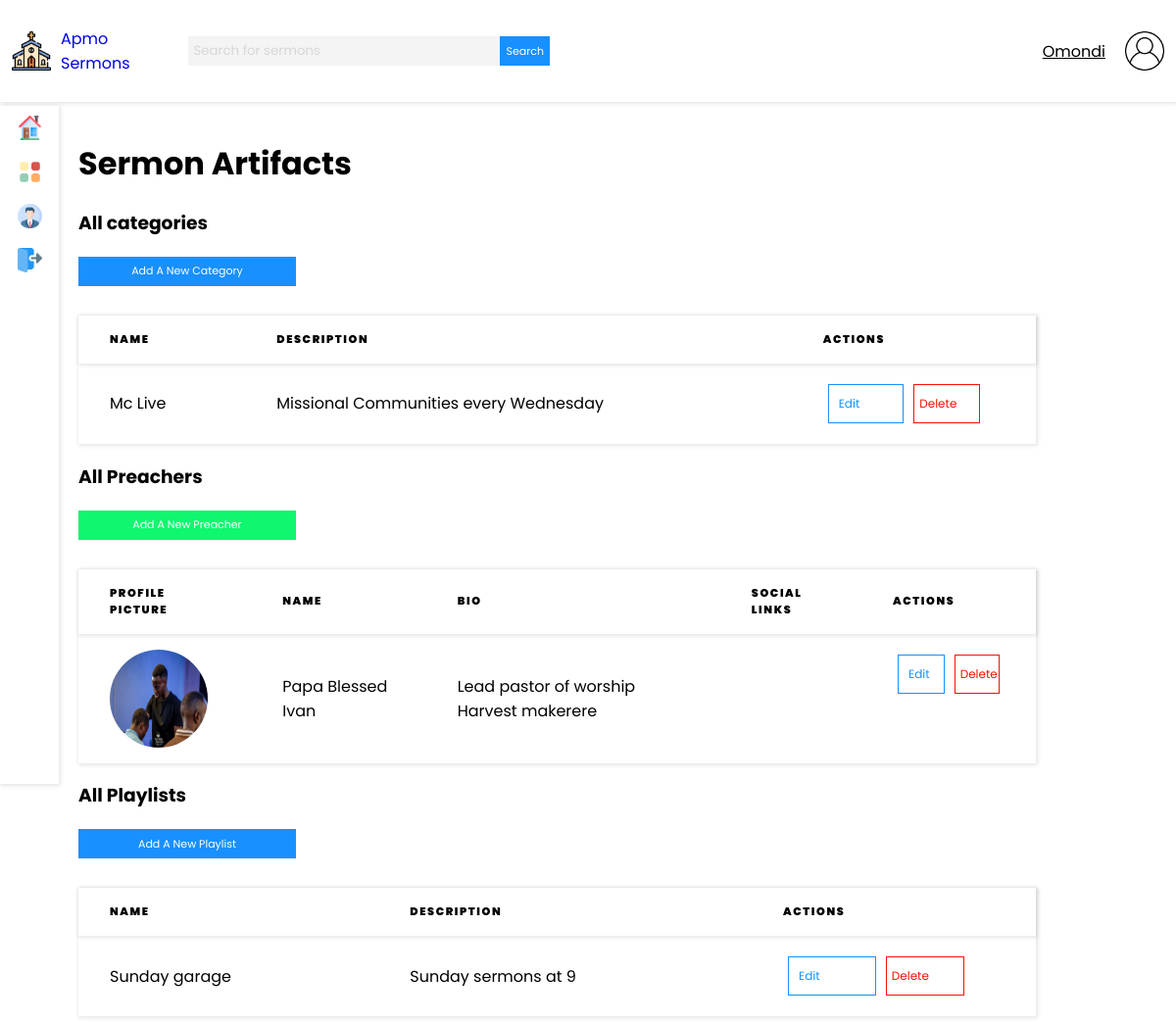
Page /categories/ (signed in) on the committed database.
### base_apmo/models.py (models this page shows, shortened)
class Category(models.Model):
    name = models.CharField(max_length=200)
    description = models.TextField(null=True, blank=True)

class Preacher(models.Model):
    name = models.CharField(max_length=255)
    bio = models.TextField()
    profile_picture = models.ImageField(upload_to='images/preachers/', null=True, blank=True)
    social_links = SocialLinksField(null=True, blank=True)

class Playlist(models.Model):
    name = models.CharField(max_length=255)
    description = models.TextField(blank=True, null=True)
    created_at = models.DateTimeField(auto_now_add=True)
    updated_at = models.DateTimeField(auto_now=True)

### base_apmo/views.py (the view)
# urls.py: path("categories/", views.categories, name="categories"),
@login_required
def categories(request):
    categories = Category.objects.all()
    preachers = Preacher.objects.all()
    playlists = Playlist.objects.all()
    context = {
        'categories' : categories,
        'preachers' : preachers,
        'playlists' : playlists,
    }
    return render(request, 'sermons/category.html', context)

### templates/sermons/category.html (shortened to what this page needs)
{% extends 'main.html' %}
{% load static %}
{% block content %}
<h1>Sermon Artifacts</h1>
<div class="">
    <h3>All categories</h3>
    <a class="button-primary" href="{% url 'create_category' %}">Add A New Category</a>
    <table class="books-table-container">
        <thead>
            <tr>
                <th>Name</th>
                <th>Description</th>
                <th class="table-responsive">Actions</th>
            </tr>
        </thead>
        <tbody>
            {% for category in categories %}
            <tr>
                <td>
                    {{ category.name }}
                </td>
                <td class="table-responsive">{{ category.description }}</td>
                <td class="table-actions table-responsive">
                    <a href="{% url 'edit_category' category.id %}" class="edit-button">Edit</a>
                    <a href="{% url 'delete_category' category.id %}" class="delete-button">Delete</a>
                </td>
            </tr>
            {% endfor %}
        </tbody>
    </table>
    <h3>All Preachers</h3>
    <a class="button-preacher" href="{% url 'create_preacher' %}">Add A New Preacher</a>
    <table class="books-table-container">
        <thead>
            <tr>
                <th>Profile Picture</th>
                <th>Name</th>
                <th>Bio</th>
                <th>Social Links</th>
                <th class="table-responsive">Actions</th>
            </tr>
        </thead>
        <tbody>
            {% for preacher in preachers %}
            <tr>
                <td>
                    {% if preacher.profile_picture %}
                        <img src="{{ preacher.profile_picture.url }}" alt="{{ preacher.name }}" width="100" height="100" style="border-radius: 50%;">
                    {% else %}
                        <img src="{% static 'images/user.png' %}" alt="Default Profile" width="100" height="100">
                    {% endif %}
                </td>
                <td>
                    {{ preacher.name }}
                </td>
                <td class="table-responsive">{{ preacher.bio }}</td>
                <td class="table-responsive">
                </td>
                <td class="table-actions table-responsive">
                    <a href="{% url 'edit_preacher' preacher.id %}" class="edit-button">Edit</a>
                    <a href="{% url 'delete_preacher' preacher.id %}" class="delete-button">Delete</a>
                </td>
            </tr>
            {% endfor %}
        </tbody>
    </table>
    <h3>All Playlists</h3>
    <a class="button-primary" href="{% url 'create_playlist' %}">Add A New Playlist</a>
    <table class="books-table-container">
        <thead>
            <tr>
                <th>Name</th>
                <th>Description</th>
                <th class="table-responsive">Actions</th>
            </tr>
        </thead>
        <tbody>
            {% for playlist in playlists %}
            <tr>
                <td>
                    {{ playlist.name }}
                </td>
                <td class="table-responsive">{{ playlist.description }}</td>
                <td class="table-actions table-responsive">
                    <a href="{%  url 'edit_playlist' playlist.id %}" class="edit-button">Edit</a>
                    <a href="{% url 'delete_playlist' playlist.id %}" class="delete-button">Delete</a>
                </td>
            </tr>
            {% endfor %}
        </tbody>
    </table>
</div>
{% endblock%}

### templates/navbar.html
{% load static %}
<nav class="navbar">
    <div class="nav-logo-search">
        <a href="{% url 'home' %}" class="navbar-brand">
            <img class="navbar-image" src="{% static 'images/church.png' %}" alt="">
            <span>Apmo Sermons</span>
        </a>
        <form method="GET" action="" class="nav-search nav-search-responsive">
            <input value="{{ q }}" name="q" class="nav-search-input" type="text" placeholder="Search for sermons">
            <button class="nav-search-button" type="submit">Search</button>
        </form>
    </div>
    <div class="nav-user-profile">
        <span>{{ request.user }}</span>
        <img class="navbar-image" src="{% static 'images/user.png' %}" alt="">
    </div>
</nav>

### static/styles/main13.css (style rules this page uses)
body { font-family: 'Poppins', sans-serif; padding: 0; margin: 0; background-color: #fff; box-sizing: border-box; }
a,input,button { text-decoration: none; font-family: 'Poppins'; }
table { border-collapse: collapse; text-align: left; width: 100%; overflow-x: scroll; }
thead { box-shadow: 1px 1px 4px 1px rgba(0, 0, 0, 0.1); }
thead th { padding: 1rem 2rem; text-transform: uppercase; letter-spacing: 0.1rem; font-size: 0.7rem; font-weight: 900; }
tbody td { padding: 1rem 2rem; }
.table-actions { display: flex; flex-direction: row; }
.navbar { height: 13vh; background-color: #fff; box-shadow: 1px 1px 4px 1px rgba(0, 0, 0, 0.1); display: flex; flex-direction: row; align-items: center; padding: 0 1%; position: fixed; top: 0; left: 0; width: 98%; }
.nav-logo-search { display: flex; width: 50%; justify-content: space-between; align-items: center; }
.navbar-brand { display: block; width: 30%; display: flex; align-items: center; }
.navbar-brand span { margin: 0 10px; }
.navbar-image { height: 40px; width: 40px; }
.nav-search { width: 70%; display: flex; flex-direction: row; margin: 10px 10px; }
.nav-search-input { border: 0; background-color: #f4f4f4; height: 30px; width: 80%; margin: 0; padding: 5px; outline: none; }
.nav-search-input::placeholder { color: #d7d7d7; font-family: 'Poppins'; }
.nav-search-button { background-color: #1890ff; color: #ffffff; border: 0; border-radius: 0; transition: .3s ease-in; font-size: 11px; }
.nav-user-profile { width: 50%; display: flex; justify-content: flex-end; align-items: center; }
.nav-user-profile span { margin: 0 20px; text-decoration: underline; cursor: pointer; }
.button-primary { margin: 20px 0; background-color: #1890ff; color: #ffffff; border: 0; border-radius: 0; transition: .3s ease-in; font-size: 11px; height: 30px; width: 20%; text-align: center; display: flex; justify-content: center; align-items: center; }
.books-table-container { box-shadow: 1px 1px 4px 1px rgba(0, 0, 0, 0.1); padding: 20px; width: 88%; margin-top: 30px; }

### rows in the picture
Category: name "Mc Live", description "Missional Communities every Wednesday"
Preacher: profile_picture (picture), name "Papa Blessed Ivan", bio "Lead pastor of worship Harvest makerere"
Playlist: name "Sunday garage", description "Sunday sermons at 9"

### other values in the picture
{{ request.user }} "Omondi"
